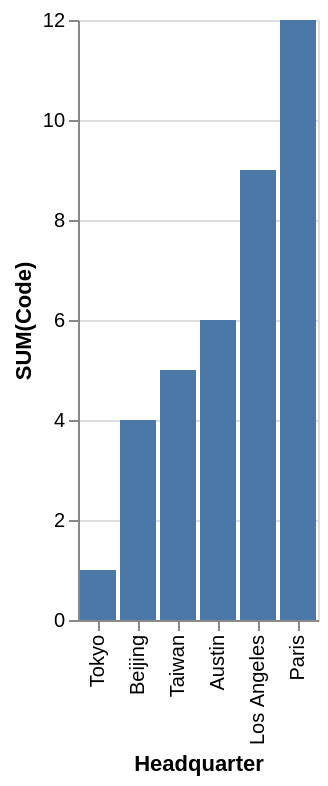

Write the Vega-Lite specification saved for this chart.
### Vega-Lite specification from a JSON file in a GitHub repository (floating-point values rounded to 4 significant figures)
{"data": {"values": [{"x_data": "Tokyo", "y_data": 1}, {"x_data": "Beijing", "y_data": 4}, {"x_data": "Taiwan", "y_data": 5}, {"x_data": "Austin", "y_data": 6}, {"x_data": "Los Angeles", "y_data": 9}, {"x_data": "Paris", "y_data": 12}]}, "mark": "bar", "encoding": {"x": {"field": "x_data", "type": "nominal", "title": "Headquarter", "sort": {"op": "sum", "field": "y_data", "order": "ascending"}}, "y": {"field": "y_data", "type": "quantitative", "title": "SUM(Code)"}}}
